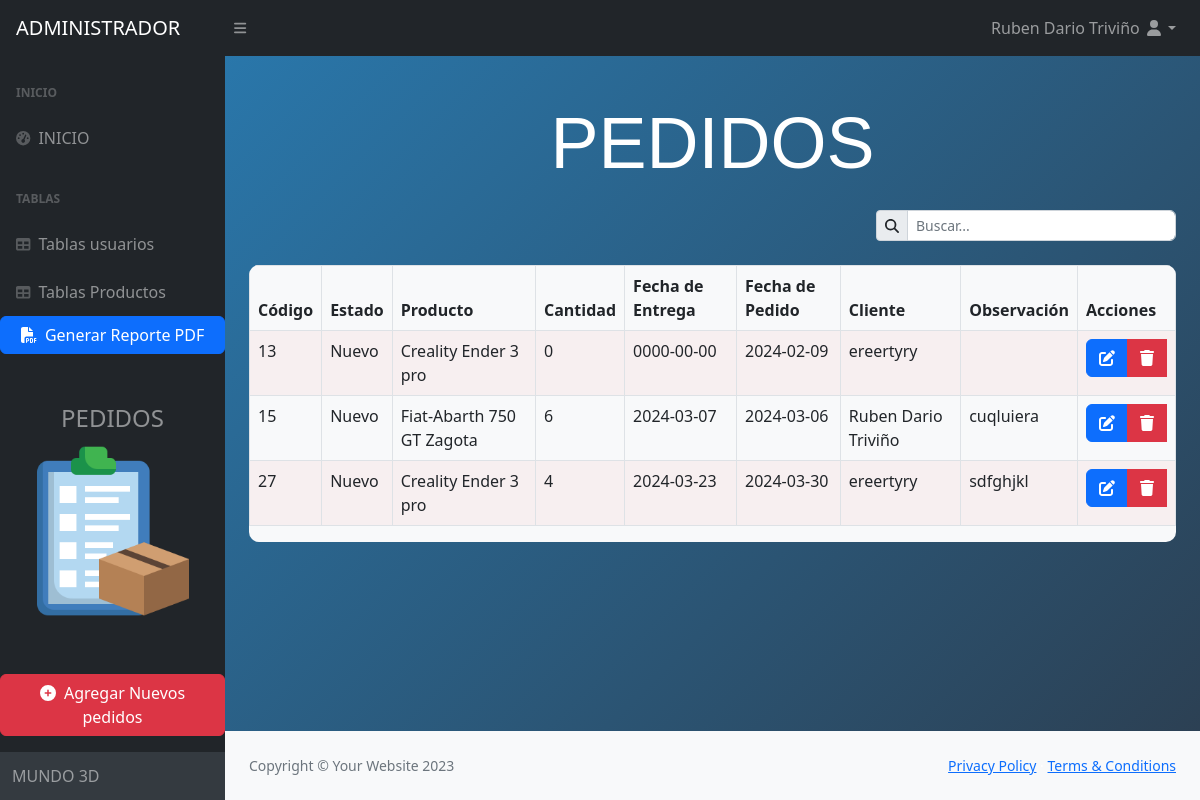
The page /ADMIN/tablespedidos.php (signed in) on the database its author committed.
### tables this page shows
CREATE TABLE `pedidos` (
  `Identificador` int(100) NOT NULL,
  `Pe_Cliente` int(10) NOT NULL,
  `Pe_Estado` int(1) NOT NULL,
  `Pe_Producto` int(11) NOT NULL,
  `Pe_Cantidad` int(5) NOT NULL,
  `Pe_Fechapedido` date NOT NULL,
  `Pe_Fechaentrega` date NOT NULL,
  `Pe_Observacion` varchar(50) NOT NULL,
  `Acciones` enum('activo','inactivo') DEFAULT 'activo'
);

### ADMIN/funcionestabladepedidos.php (called while the page is built, shortened)
<?php
$nombreCompleto = $_SESSION['username'];
function obtenerNombreProducto($IdentificadorProducto, $conexion) {
    $sql = "SELECT pro_nombre FROM productos WHERE Identificador = ?";
    $stmt = mysqli_prepare($conexion, $sql);
    mysqli_stmt_bind_param($stmt, "i", $IdentificadorProducto);
    mysqli_stmt_execute($stmt);
    mysqli_stmt_bind_result($stmt, $nombreProducto);
    return $nombreProducto ? $nombreProducto : "Producto no encontrado";
}
function obtenerNombreEstado($IdentificadorEstado, $conexion) {
    $sql = "SELECT Es_Nombre FROM pedido_estado WHERE Es_Codigo = ?";
    $stmt = mysqli_prepare($conexion, $sql);
    mysqli_stmt_bind_param($stmt, "i", $IdentificadorEstado);
    mysqli_stmt_execute($stmt);
    mysqli_stmt_bind_result($stmt, $nombreEstado);
    return $nombreEstado ? $nombreEstado : "Estado no encontrado";
}
?>

### ADMIN/tablespedidos.php (the view, shortened to what this page needs)
<!DOCTYPE html>
<html lang="en">
<head>
    <link href="https://cdn.jsdelivr.net/npm/simple-datatables@7.1.2/dist/style.min.css" rel="stylesheet" />
    <link href="css/styles.css" rel="stylesheet" />
    <link rel="stylesheet" href="https://cdnjs.cloudflare.com/ajax/libs/font-awesome/5.15.1/css/all.min.css" />
</head>
<body style="background: linear-gradient(135deg, #2980b9, #2c3e50); color: white;">
    <body class="sb-nav-fixed">
    <?php include 'funcionestabladepedidos.php'; ?>
        <nav class="sb-topnav navbar navbar-expand navbar-dark bg-dark">
            <a class="navbar-brand ps-3" href="index.php">ADMINISTRADOR</a>
            <button class="btn btn-link btn-sm order-1 order-lg-0 me-4 me-lg-0" id="sidebarToggle" href="#!"><i class="fas fa-bars"></i></button>
            <ul class="navbar-nav ms-auto me-0 me-md-3 my-2 my-md-0">
                <li class="nav-item dropdown">
                <a class="nav-link dropdown-toggle" id="navbarDropdown" href="#" role="button" data-bs-toggle="dropdown" aria-expanded="false"><?php echo $nombreCompleto; ?><i class="fas fa-user fa-fw"></i></a>
                </li>
            </ul>
        </nav>
        <div id="layoutSidenav">
            <div id="layoutSidenav_nav">
                <nav class="sb-sidenav accordion sb-sidenav-dark" id="sidenavAccordion">
                    <div class="sb-sidenav-menu">
                        <div class="nav">
                            <div class="sb-sidenav-menu-heading">INICIO</div>
                            <a class="nav-link" href="index.php">
                                <div class="sb-nav-link-icon"><i class="fas fa-tachometer-alt"></i></div>
                                INICIO
                            </a>
                            <div class="sb-sidenav-menu-heading">Tablas</div>
                            <a class="nav-link" href="tables.php">
                                <div class="sb-nav-link-icon"><i class="fas fa-table"></i></div>
                                Tablas usuarios
                            </a>
                            <a class="nav-link" href="tablesproductos.php">
                                <div class="sb-nav-link-icon"><i class="fas fa-table"></i></div>
                                Tablas Productos
                            </a>
                        </div>
                        <div class="mb-3">
                            <button type="button" class="btn btn-primary w-100" onclick="generarReportePDF()">
                                <i class="fas fa-file-pdf me-1"></i> Generar Reporte PDF
                            </button>
                        </div>
                        <div class="mb-3 text-center" style="margin-top: 50px;">
                        <h4>PEDIDOS</h4>
                            <div style="max-width: 80%; margin: 0 auto;">
                                <div class="caja-giratoria" style="display: inline-block;">
                                    <img src="..\images\pedidos.png" alt="Pedidos" class="img-fluid gira">
                                </div>
                            </div>
                        </div>
                    </div>
                    <div class="mb-3">
                        <button type="button" class="btn btn-danger" data-bs-toggle="modal" data-bs-target="#agregarModal">
                            <i class="fas fa-plus-circle me-1"></i> Agregar Nuevos pedidos
                        </button>
                        </div>
                    <div class="sb-sidenav-footer">
                        MUNDO 3D
                    </div>
                </nav>
            </div>
            <div id="layoutSidenav_content">
                <main>
                            <div class="container-fluid px-4" style="padding-top: 20px; padding-bottom: 20px;">
                                <div class="row mt-4">
                                    <div class="col text-center">
                                        <h1 class="display-2 mb-0" style="font-family: 'Arial Black', sans-serif;">PEDIDOS</h1>
                                    </div>
                                </div>
                                <div class="row mt-4">
                                <div class="col d-flex justify-content-end">
                                    <div class="col-auto">
                                        <div class="input-group input-group-sm rounded-pill" style="width: 300px;">
                                            <span class="input-group-text" id="basic-addon1">
                                                <i class="fas fa-search"></i>
                                            </span>
                                            <input type="text" class="form-control rounded-end" id="searchInput" placeholder="Buscar..." oninput="searchTable()" style="width: 250px;">
                                        </div>
                                    </div>
                                </div>
                            </div>
                                <div class="row mt-4">
                                    <div class="col">
                                        <div class="table-responsive" style="background-color: #f8f9fa; border-radius: 10px;">
                                            <table id="datatables" class="table table-striped table-bordered table-hover">
                                                <thead>
                                                    <tr>
                                                        <th>Código</th>
                                                        <th>Estado</th>
                                                        <th>Producto</th>
                                                        <th>Cantidad</th>
                                                        <th>Fecha de Entrega</th>
                                                        <th>Fecha de Pedido</th>
                                                        <th>Cliente</th>
                                                        <th>Observación</th>
                                                        <th>Acciones</th>
                                                    </tr>
                                                </thead>
                                                <?php
                                                $sql_pedidos = "SELECT * FROM pedidos WHERE Acciones <> 'inactivo'";
                                                $resultado_pedidos = mysqli_query($link, $sql_pedidos);
                                                if ($resultado_pedidos && mysqli_num_rows($resultado_pedidos) > 0) {
                                                    while ($row = mysqli_fetch_assoc($resultado_pedidos)) {
                                                        ?>
                                                        <tr id="pedidoRow<?php echo $row['Identificador']; ?>">
                                                            <td><?php echo $row['Identificador']; ?></td>
                                                            <td><?php echo obtenerNombreEstado($row['Pe_Estado'], $link); ?></td>
                                                            <td><?php echo obtenerNombreProducto($row['Pe_Producto'], $link); ?></td>
                                                            <td><?php echo $row['Pe_Cantidad']; ?></td>
                                                            <td><?php echo $row['Pe_Fechaentrega']; ?></td>
                                                            <td><?php echo $row['Pe_Fechapedido']; ?></td>
                                                            <td>
                                                                <?php
                                                                $id_cliente = $row['Pe_Cliente'];
                                                                $sql_cliente = "SELECT Usu_Nombre_completo FROM usuario WHERE Usu_Identificacion = ?";
                                                                $stmt_cliente = mysqli_prepare($link, $sql_cliente);
                                                                mysqli_stmt_bind_param($stmt_cliente, "i", $id_cliente);
                                                                mysqli_stmt_execute($stmt_cliente);
                                                                mysqli_stmt_bind_result($stmt_cliente, $nombre_cliente);
                                                                if (mysqli_stmt_fetch($stmt_cliente)) {
                                                                    echo $nombre_cliente;
                                                                } else {
                                                                    echo "Cliente desconocido";
                                                                }
                                                                ?>
                                                            </td>
                                                            <td><?php echo $row['Pe_Observacion']; ?></td>
                                                            <td>
                                                            <div class="btn-group" role="group" aria-label="Acciones">
                                                                <button type="button" class="btn btn-primary" data-bs-toggle="modal" data-bs-target="#editarModal<?php echo $row['Identificador']; ?>" data-toggle="tooltip" data-placement="top" title="Editar">
                                                                    <i class="fas fa-edit"></i>
                                                                </button>
                                                                <button type="button" class="btn btn-danger" onclick="eliminarPedido(<?php echo $row['Identificador']; ?>)" data-toggle="tooltip" data-placement="top" title="Eliminar">
                                                                    <i class="fas fa-trash"></i>
                                                                </button>
                                                            </div>
                                                        </td>
                                                        </tr>
                                                            <?php
                                                                }
                                                            } else {
                                                                echo "<tr><td colspan='10'>No se pudieron obtener los pedidos.</td></tr>";
                                                            }
                                                            ?>
                                                    </table>
                                                </body>
                <footer class="py-4 bg-light mt-auto">
                    <div class="container-fluid px-4">
                        <div class="d-flex align-items-center justify-content-between small">
                            <div class="text-muted">Copyright &copy; Your Website 2023</div>
                            <div>
                                <a href="#">Privacy Policy</a>
                                &middot;
                                <a href="#">Terms &amp; Conditions</a>
                            </div>
                        </div>
                    </div>
                </footer>
    </body>
</html>

### rows shown on the page
pedidos: Identificador "13", Pe_Estado "Nuevo", Pe_Producto "Creality Ender 3 pro", Pe_Cantidad "0", Pe_Fechaentrega "0000-00-00", Pe_Fechapedido "2024-02-09", nombre_cliente "ereertyry"
pedidos: Identificador "15", Pe_Estado "Nuevo", Pe_Producto "Fiat-Abarth 750 GT Zagota", Pe_Cantidad "6", Pe_Fechaentrega "2024-03-07", Pe_Fechapedido "2024-03-06", nombre_cliente "Ruben Dario Triviño", Pe_Observacion "cuqluiera"
pedidos: Identificador "27", Pe_Estado "Nuevo", Pe_Producto "Creality Ender 3 pro", Pe_Cantidad "4", Pe_Fechaentrega "2024-03-23", Pe_Fechapedido "2024-03-30", nombre_cliente "ereertyry", Pe_Observacion "sdfghjkl"

### other values the page prints
$nombreCompleto "Ruben Dario Triviño"
